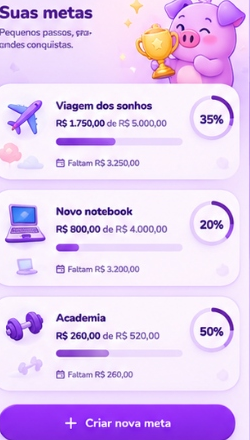
#> input picture design/v2/03-metas.png, 250 x 440 px, found by its file name
$ python generate_metas_comparison.py
#> lines starting #> are read from the running program, lines starting #| are printed output that depends on the picture
from PIL import Image, ImageDraw, ImageFont
import os

def create_side_by_side():
    ref_path = "design/v2/03-metas.png"
    app_path = "docs/v2-metas/metas-390x844.png"
    out_path = "docs/v2-metas/comparacao-lado-a-lado.png"
    art_path = r"C:\Users\gsds0\.gemini\antigravity\brain\d45f2e7d-6bdb-42f1-9b1b-02a79f24bfca\comparacao_v2_metas.png"

    if not os.path.exists(ref_path) or not os.path.exists(app_path):
        print("Missing images for comparison")
        return

    ref_img = Image.open(ref_path).convert("RGB")
#> ref_img is the input picture: PIL image 250x440 RGB; mean R, G, B 228.4, 203.6, 242.9
    app_img = Image.open(app_path).convert("RGB")
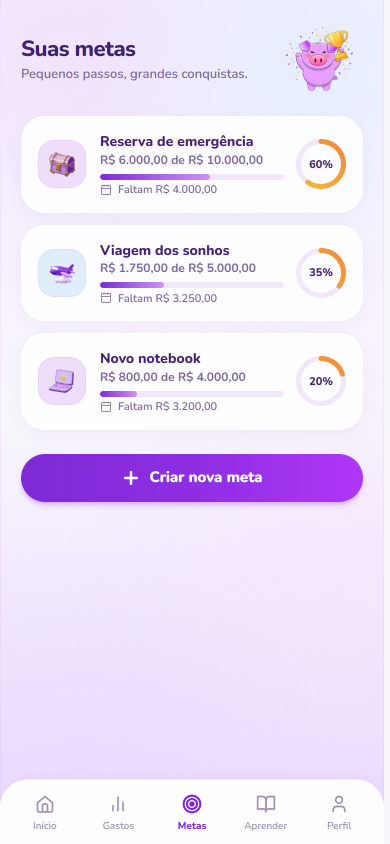
#> input picture docs/v2-metas/metas-390x844.png, 780 x 1688 px, found by its file name (shown at 1/2 size)
#> app_img is the input picture: PIL image 780x1688 RGB; mean R, G, B 236.7, 225.1, 248.9

    # Target height
    target_h = 844
    scale_ref = target_h / ref_img.height
#> scale_ref = 1.92
    ref_w = int(ref_img.width * scale_ref)
#> ref_w = 479
    ref_resized = ref_img.resize((ref_w, target_h), Image.Resampling.LANCZOS)
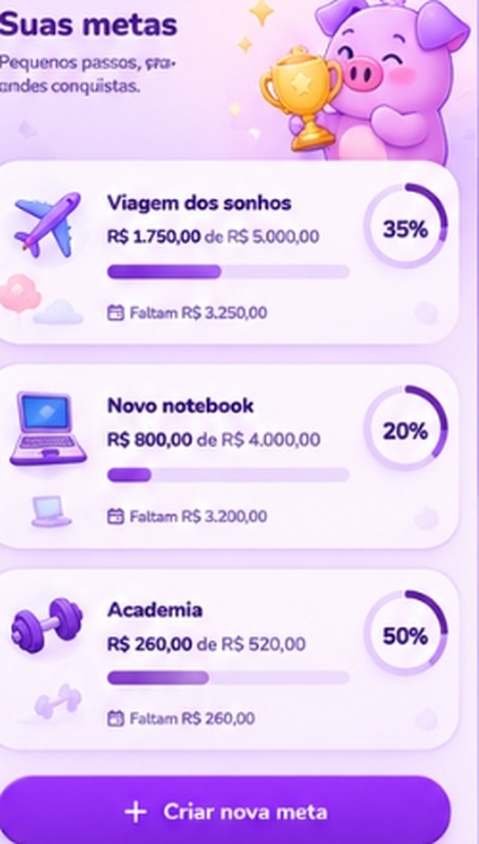
#> ref_resized: PIL image 479x844 RGB; mean R, G, B 228.4, 203.6, 242.7

    # Scale app image if needed
    scale_app = target_h / app_img.height
#> scale_app = 0.5
    app_w = int(app_img.width * scale_app)
#> app_w = 390
    app_resized = app_img.resize((app_w, target_h), Image.Resampling.LANCZOS)
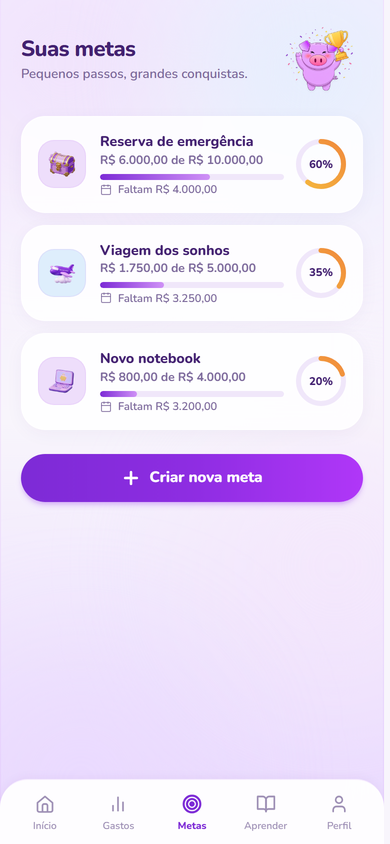
#> app_resized: PIL image 390x844 RGB; mean R, G, B 236.6, 225, 248.8

    header_h = 50
    total_w = ref_w + app_w + 30
#> total_w = 899
    total_h = target_h + header_h + 20

    canvas = Image.new("RGB", (total_w, total_h), (248, 245, 252))
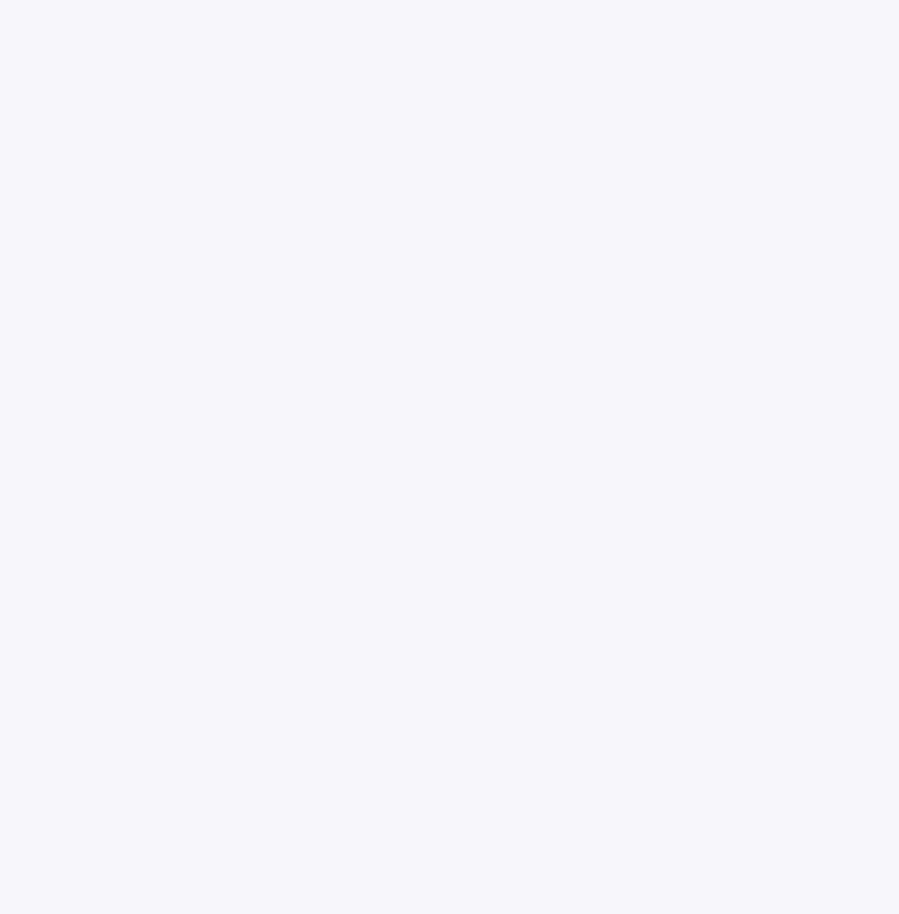
#> canvas: PIL image 899x914 RGB; mean R, G, B 248, 245, 252
    draw = ImageDraw.Draw(canvas)

    try:
        font = ImageFont.truetype("arial.ttf", 20)
    except:
        font = ImageFont.load_default()

    # Draw titles
    draw.text((20, 15), "REFERENCIA V2 (03-metas.png)", fill=(67, 33, 113), font=font)
    draw.text((ref_w + 30, 15), "APP PURPLEPIGGY (/metas 390x844)", fill=(125, 43, 214), font=font)

    # Paste images
    canvas.paste(ref_resized, (10, header_h))
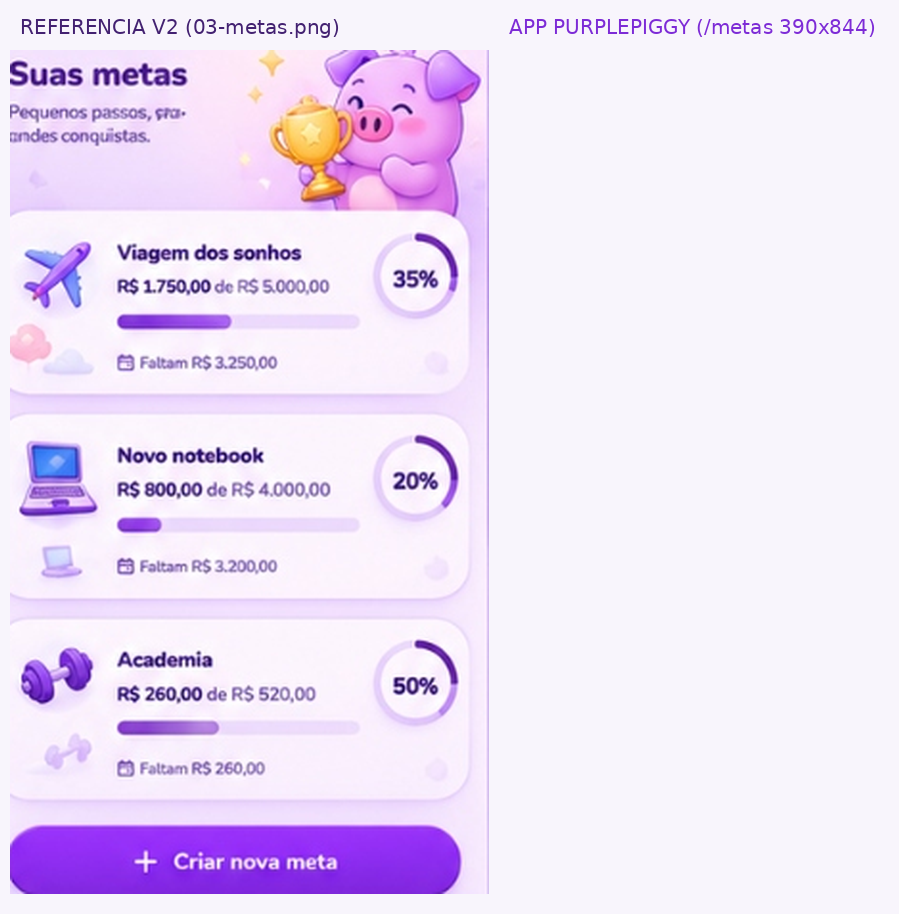
#> canvas: PIL image 899x914 RGB; mean R, G, B 237.8, 223.8, 247.1
    canvas.paste(app_resized, (ref_w + 20, header_h))
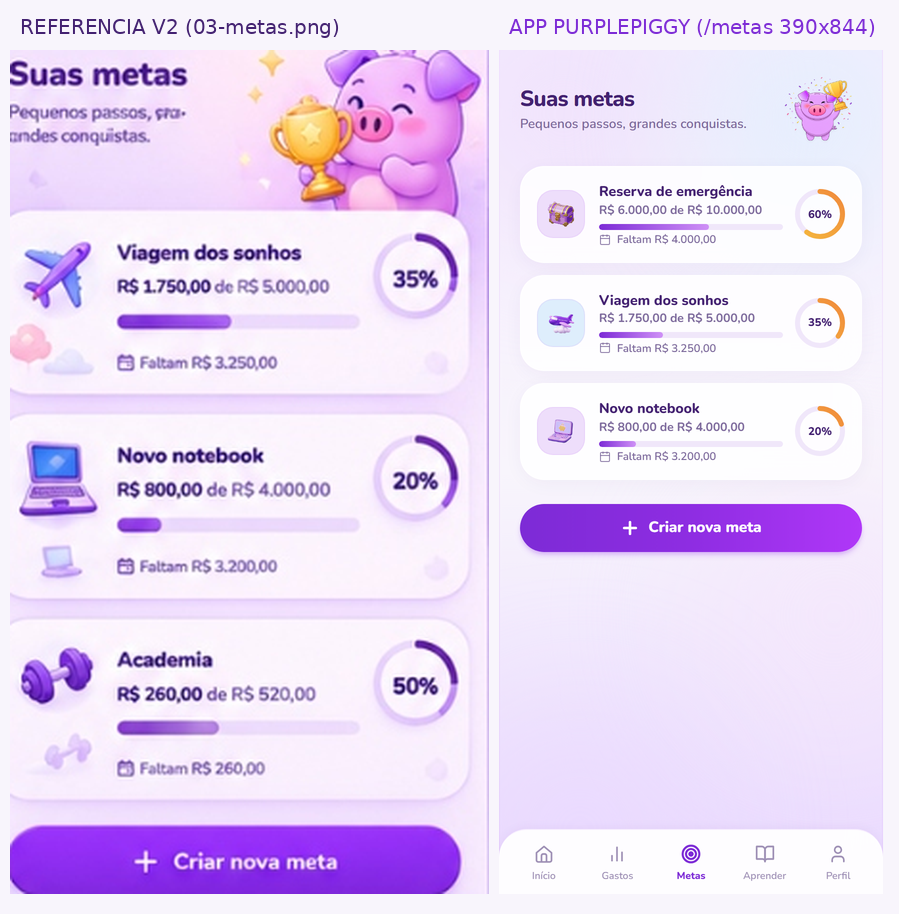
#> canvas: PIL image 899x914 RGB; mean R, G, B 233.2, 215.8, 245.8

    # Divider line
    draw.line([(ref_w + 15, 0), (ref_w + 15, total_h)], fill=(216, 194, 255), width=2)

    canvas.save(out_path)
    canvas.save(art_path)
    print("Saved comparison to", out_path, "and", art_path)

if __name__ == "__main__":
    create_side_by_side()
